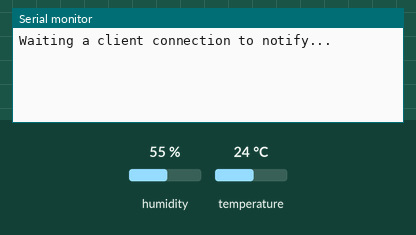
This sketch was run on a simulated ESP32. Shown: the last lines printed to the serial monitor. The inputs (shaded band) are chosen by the test bench; at power-on: temperature 24 °C, humidity 55 %. Nothing arrives over Bluetooth unless stated; a phone connects over Bluetooth LE 3 s after start.

Above: at 2.8 s.
2.9 s: temperature set to 12 °C
At 3.5 s:
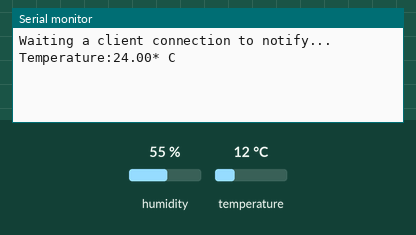
5.7 s: temperature set to 19 °C
At 6.6 s:
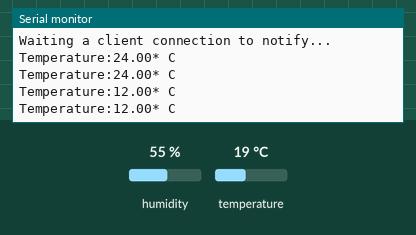
Timing chart, 0 to 8.7 s (numbered marks = the images above; inputs shaded):
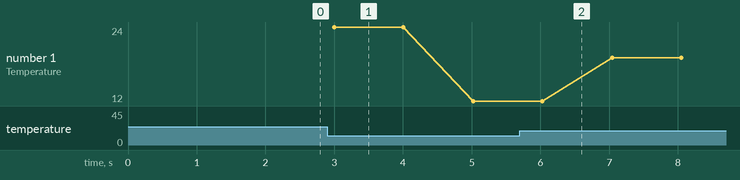

The sketch:

BLE_notify_fix.ino
```cpp
#include <DHT.h>
#include <BLEDevice.h>
#include <BLEServer.h>
#include <BLEUtils.h>
#include <BLE2902.h>

BLEServer* pServer = NULL;
BLECharacteristic* pCharacteristic = NULL;
bool deviceConnected = false;
bool oldDeviceConnected = false;
uint32_t value = 0;

// See the following for generating UUIDs:
// https://www.uuidgenerator.net/

#define SERVICE_UUID        "4fafc201-1fb5-459e-8fcc-c5c9c331914b"
#define CHARACTERISTIC_UUID "beb5483e-36e1-4688-b7f5-ea07361b26a8"
#define DHTPIN 2      // DHT11 data pin
#define DHTTYPE DHT11 // sets the sensor type, in case DHT11
DHT dht(DHTPIN, DHTTYPE);
float temperature = 0;

class MyServerCallbacks: public BLEServerCallbacks {
    void onConnect(BLEServer* pServer) {
      deviceConnected = true;
    };

    void onDisconnect(BLEServer* pServer) {
      deviceConnected = false;
    }
};


void setup() {
  Serial.begin(115200);
  dht.begin();
  // Create the BLE Device
  BLEDevice::init("ESP32");

  // Create the BLE Server
  pServer = BLEDevice::createServer();
  pServer->setCallbacks(new MyServerCallbacks());

  // Create the BLE Service
  BLEService *pService = pServer->createService(SERVICE_UUID);

  // Create a BLE Characteristic
  pCharacteristic = pService->createCharacteristic(
                      CHARACTERISTIC_UUID,
                      BLECharacteristic::PROPERTY_READ   |
                      BLECharacteristic::PROPERTY_WRITE  |
                      BLECharacteristic::PROPERTY_NOTIFY |
                      BLECharacteristic::PROPERTY_INDICATE
                    );

  // https://www.bluetooth.com/specifications/gatt/viewer?attributeXmlFile=org.bluetooth.descriptor.gatt.client_characteristic_configuration.xml
  // Create a BLE Descriptor
  pCharacteristic->addDescriptor(new BLE2902());

  // Start the service
  pService->start();

  // Start advertising
  BLEAdvertising *pAdvertising = BLEDevice::getAdvertising();
  pAdvertising->addServiceUUID(SERVICE_UUID);
  pAdvertising->setScanResponse(false);
  pAdvertising->setMinPreferred(0x0);  // set value to 0x00 to not advertise this parameter
  BLEDevice::startAdvertising();
  Serial.println("Waiting a client connection to notify...");
}

void loop() {
    // notify changed value
    temperature = dht.readTemperature();
    if (deviceConnected) {
        Serial.print("Temperature:");
        Serial.print(temperature);
        Serial.println("* C");
        pCharacteristic->setValue((uint8_t*)&value, temperature);
        pCharacteristic->notify();
        value++;
        delay(1000); // bluetooth stack will go into congestion, if too many packets are sent, in 6 hours test i was able to go as low as 3ms
    }
    // disconnecting
    if (!deviceConnected && oldDeviceConnected) {
        delay(500); // give the bluetooth stack the chance to get things ready
        pServer->startAdvertising(); // restart advertising
        Serial.println("start advertising");
        oldDeviceConnected = deviceConnected;
    }
    // connecting
    if (deviceConnected && !oldDeviceConnected) {
        // do stuff here on connecting
        oldDeviceConnected = deviceConnected;
    }
}
```

Measured:
- plotted number 1: 12 → 19 after the input at 5.7 s
